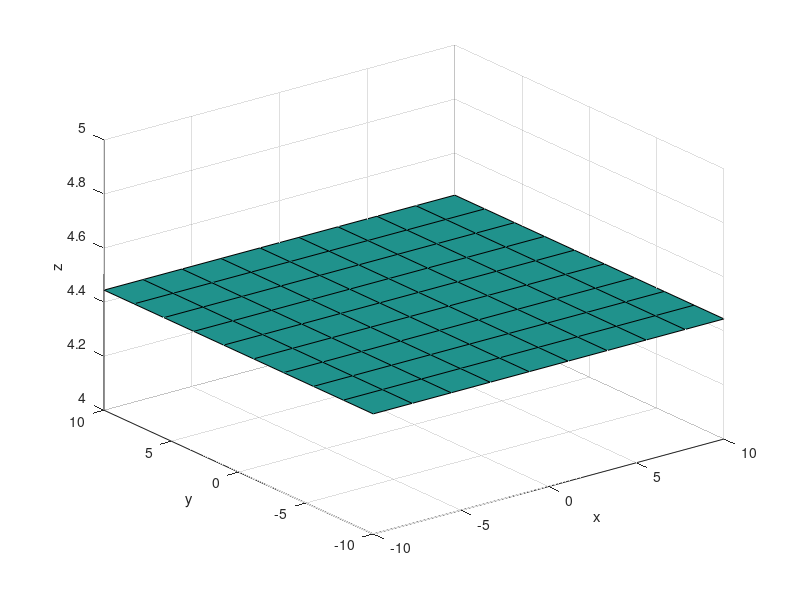
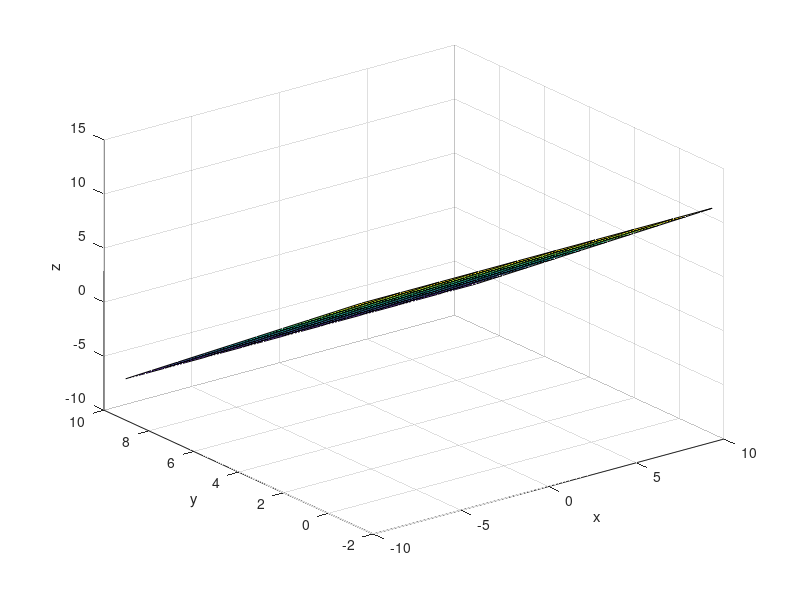

MATLAB code for these plots, in order:
clear all; close all; clc;

N = 10;
x = linspace(-10,10,N)';
y = linspace(-10,10,N)';
z = linspace(0,10,N)';
[X,Y,Z] = meshgrid(x,y,z);
Nz = 5;
X2 = squeeze(X(:,:,Nz));
Y2 = squeeze(Y(:,:,Nz));
Z2 = squeeze(Z(:,:,Nz));
%
figure
H = surf(X2,Y2,Z2);
xlabel('x');
ylabel('y');
zlabel('z');
%%
%{
t  = linspace(pi/4,pi/4,N)';
Rx = [1 0 0; 0 cos(t) -sin(t); 0 sin(t) cos(t)];
Ry = [cos(t) 0 sin(t); 0 1 0; -sin(t) 0 cos(t)];
Rz = [cos(t) -sin(t) 0; sin(t) cos(t) 0; 0 0 1];
xyzRx = Rx.*[x;y;z];
%Rx45 = subs(xyzRx, t, pi/4);
figure
fsurf(Rx45(1), Rx45(2), Rx45(3))
title('Rotating by \pi/4 about x, counterclockwise')
axis equal
%}
%%
a = 0;
b = 0;
g = -45;
r1 = [cos(a)*cos(b),...
      cos(a)*sin(b)*sin(g)-sin(a)*cos(g),...
      cos(a)*sin(b)*cos(g) + sin(a)*sin(g)];
r2 = [sin(a)*cos(b),...
      sin(a)*sin(b)*sin(g) + cos(a)*cos(g),...
      sin(a)*sin(b)*cos(g) - cos(a)*sin(g)];
r3 = [sin(b),...
      cos(b)*sin(g),...
      cos(b)*cos(g)];
R  = [r1;r2;r3];
X3 = reshape(X2,N*N,1);
Y3 = reshape(Y2,N*N,1);
Z3 = reshape(Z2,N*N,1);
XYZ3 = [X3,Y3,Z3];
%
for inx=1:numel(X3)
    rXYZ(inx,:,:) = R*XYZ3(inx,:,:)';
end
X4 = reshape(rXYZ(:,1,1),N,N);
Y4 = reshape(rXYZ(:,2,1),N,N);
Z4 = reshape(rXYZ(:,3,1),N,N);

figure
H = surf(X4,Y4,Z4);
xlabel('x');
ylabel('y');
zlabel('z');